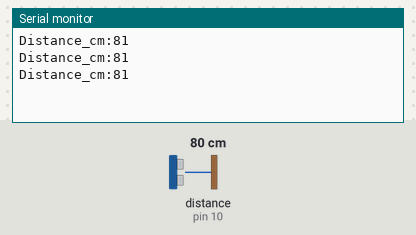
A sketch run on a simulated Arduino Uno, built with avr-gcc and run on an emulated ATmega328P. Parts: the last lines printed to the serial monitor. Inputs (shaded band) come from the test bench; at power-on: distance to the obstacle (sensor on pin 10) 80 cm. The echo pulse lasts 58.3 µs per cm.

Above: at 1.2 s.
1.3 s: distance to the obstacle (sensor on pin 10) set to 2 cm
At 1.79 s:
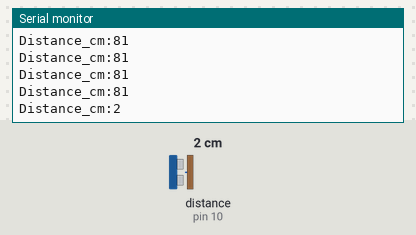
2.8 s: distance to the obstacle (sensor on pin 10) set to 4 cm
At 3.04 s:
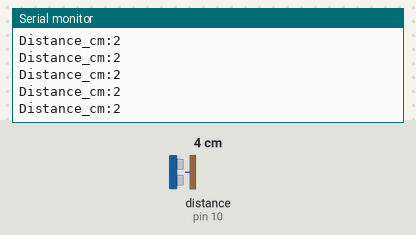
Timing chart, 0 to 5.8 s (numbered marks = the images above; inputs shaded):
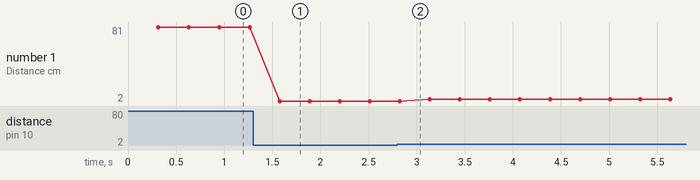

Measured:
- after the input at 1.3 s, the serial monitor: prints a new line after 0.28 s (image 1)
- plotted number 1: 81 → 2 after the input at 1.3 s, 2 → 4 after the input at 2.8 s

The sketch:

Ultrasonic_sensor_NewPing.ino
```cpp
// ---------------------------------------------------------------------------
// Example NewPing library sketch that does a ping about 20 times per second.
// ---------------------------------------------------------------------------

#include <NewPing.h>

#define TRIGGER_PIN  9  // Arduino pin tied to trigger pin on the ultrasonic sensor.
#define ECHO_PIN     10  // Arduino pin tied to echo pin on the ultrasonic sensor.
#define MAX_DISTANCE 200 // Maximum distance we want to ping for (in centimeters). Maximum sensor distance is rated at 400-500cm.

NewPing sonar(TRIGGER_PIN, ECHO_PIN, MAX_DISTANCE); // NewPing setup of pins and maximum distance.

int distance, prevDistance;
int distToPrint;

void setup() {
  Serial.begin(115200);  // Open serial monitor at 115200 baud to see ping results.
}

void loop() {
  delay(50);  // Wait 50ms between pings (about 20 pings/sec). 29ms should be the shortest delay between pings.

  distance = sonar.convert_cm(sonar.ping_median(10));  // Send ping, get distance in cm and print result (0 = outside set distance range)

  if (distance == 0)
  {
    distToPrint = prevDistance;
  }
  else
  {
    distToPrint = distance;
    prevDistance = distance;
  }

  Serial.print("Distance_cm:");
  Serial.println(distToPrint);
}
```
